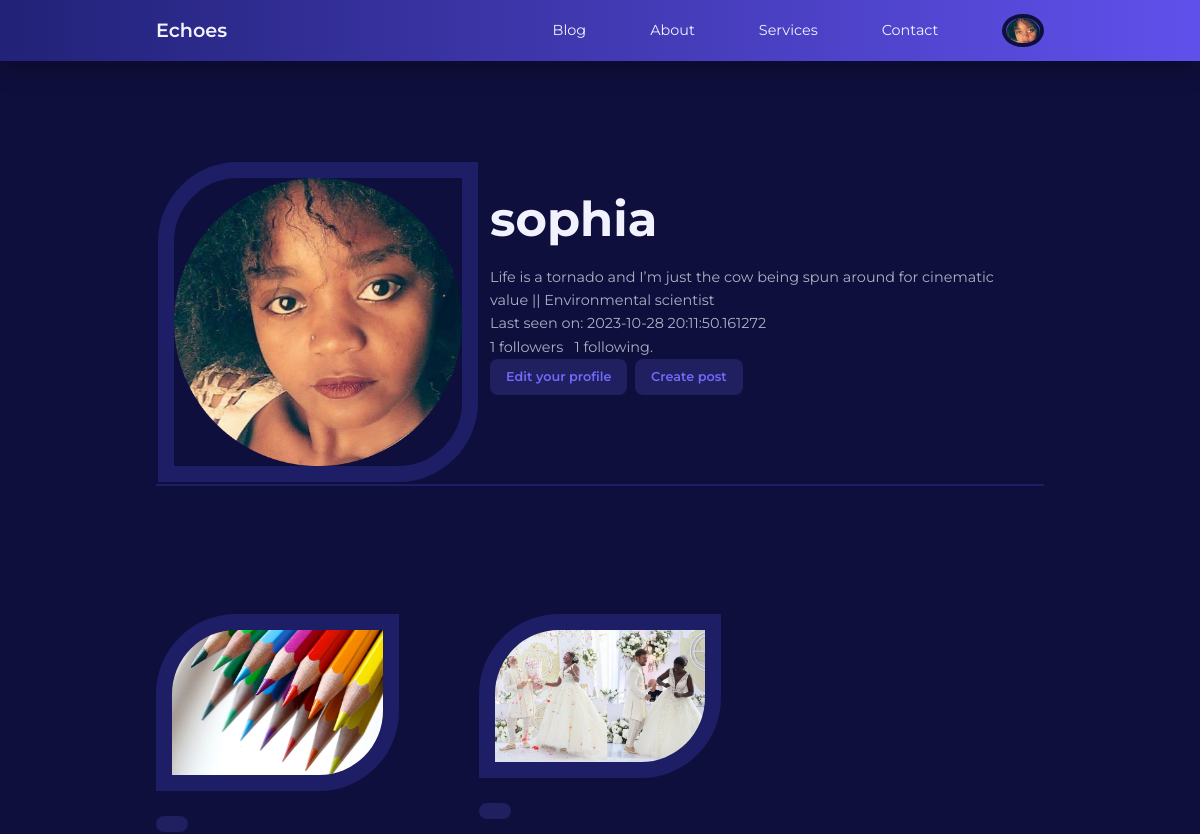
The page /user/sophia (signed in, upper part) on the database as committed earlier.
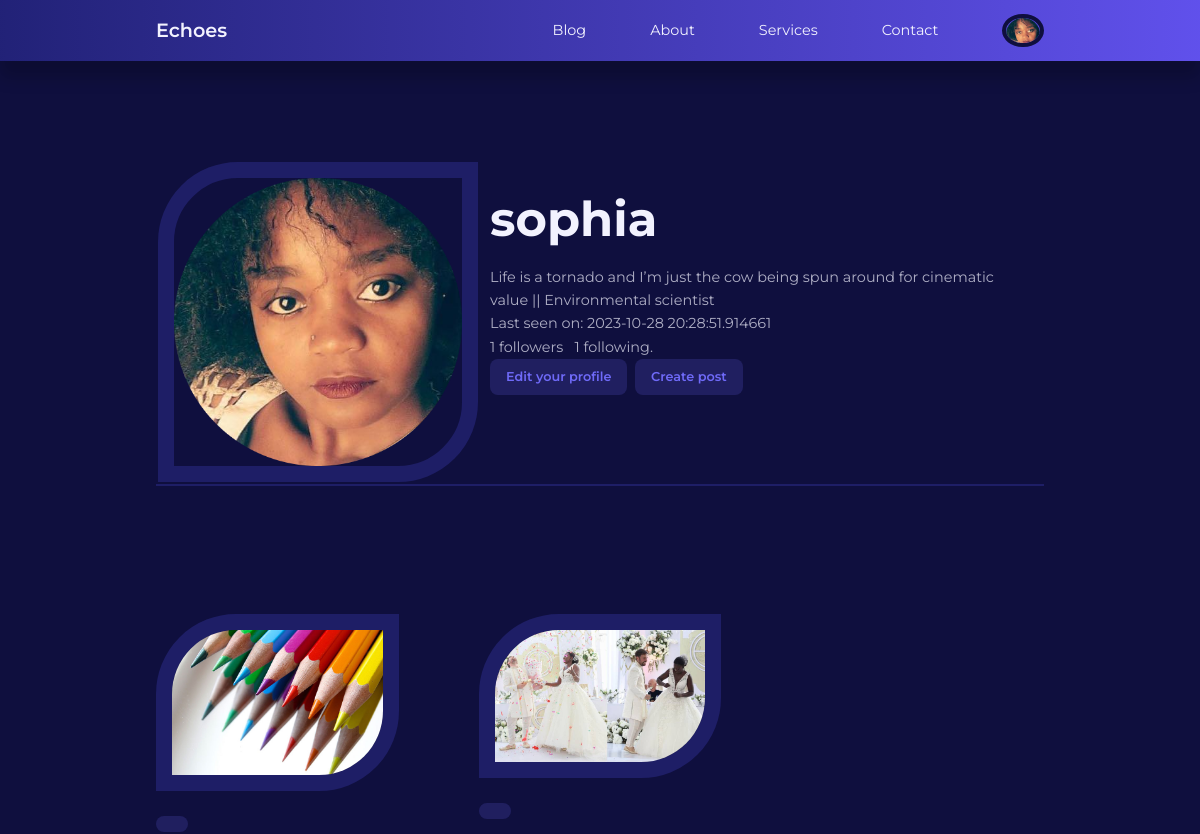
The same page on the database as committed later.
### app/models.py (models this page shows, shortened)
class User(UserMixin, db.Model):
    id = db.Column(db.Integer, primary_key=True)
    username = db.Column(db.String(100), index=True, unique=True)
    email = db.Column(db.String(120), index=True, unique=True)
    password_hash = db.Column(db.String(128))
    role = db.Column(db.String(3))
    picture = db.Column(db.String(120), nullable=True)
    posts = db.relationship('Post', backref='author', lazy='dynamic')
    about_me = db.Column(db.String(140))
    last_seen = db.Column(db.DateTime, default=datetime.utcnow)
    followed = db.relationship(
        'User', secondary=followers,
        primaryjoin=(followers.c.follower_id == id),
        secondaryjoin=(followers.c.followed_id == id),
        backref=db.backref('followers', lazy='dynamic'), lazy='dynamic'
    )

class Post(db.Model):
    id = db.Column(db.Integer, primary_key=True)
    title = db.Column(db.String(120))
    content = db.Column(db.Text)
    image = db.Column(db.String(120), nullable=True)
    timestamp = db.Column(db.DateTime, index=True, default=datetime.utcnow)
    user_id = db.Column(db.Integer, db.ForeignKey('user.id'))

### app/routes.py (the view)
@app.route('/user/<username>') #user
@login_required
def profile(username):
    user = User.query.filter_by(username=username).first_or_404()
    posts = user.posts
    form = EmptyForm()
    return render_template('profile.html', user=user, posts=posts,
                            form=form)

### app/models.py (called while the page is built)
@login.user_loader
def load_user(id):
    return User.query.get(int(id))

### app/routes.py (called while the page is built)
@app.before_request
def before_request():
    if current_user.is_authenticated:
        current_user.last_seen = datetime.utcnow()
        db.session.commit()

### app/templates/profile.html (shortened to what this page needs)
{% extends "base.html" %}
{% block content %}
<div class="container profile__container">
    <table>
        <tr valign="top">
            <td>
                {% if current_user.picture %}
                <img class="display__pic" src="{{ url_for('static', filename='images/' + current_user.picture) }}">
                {% else %}
                <img src="{{ url_for('static', filename='/images/default_profile_pc.png') }}" alt="Default Image">
                {% endif %}
            </td>
            <td class="user__table">
                <h1>{{ user.username }}</h1>
                {% if user.about_me %}<p>{{ user.about_me }}</p>{% endif %}
                {% if user.last_seen %}<p>Last seen on: {{ user.last_seen }}</p>{% endif %}
                <p>{{ user.followers.count() }} followers &nbsp; {{ user.followed.count() }} following.</p>
                {% if user == current_user %}
                <p>
                    <a class="link__button" href="{{ url_for('edit_profile') }}">Edit your profile</a>&nbsp;
                     <a class="link__button" href="{{ url_for('add_post') }}">Create post </a>
                </p>
              {% endif %}
            </td>
        </tr>
    </table>
    </div>
 <div>
    <section class="posts">
    <div class="container posts__container">
        {% for post in posts %}
        <article class="post">
            <div class="post__thumbnail">
                {% if post.image %}
                <img src="{{ url_for('static', filename='images/' + post.image) }}" alt="Post Image">
                {% else %}
                <img src="{{ url_for('static', filename='/images/blog18.jpg') }}" alt="Default Image">
                {% endif %}
            </div>
            <div class="post__info">
                    <a href="category-posts.html" class="category__button">{{ category }}</a>
                </div>
        </article>
        {% endfor %}
    </div>
</section>
{% endblock %}

### app/templates/base.html (shortened to what this page needs)
<!DOCTYPE html>
<html lang="en">
<head>
    <link rel="stylesheet" href="{{ url_for('static', filename='styles/styles.css')}}">
    <link rel="stylesheet" href="https://unicons.iconscout.com/release/v4.0.8/css/line.css">
</head>
<body>
    {% block navbar %}
    <nav>
        <div class="container nav__container">
            <a href="/index" class="nav__logo">Echoes</a>
            <ul class="nav__items">
                <li><a href="{{ url_for('blog') }}">Blog</a></li>
                <li><a href="{{ url_for('about') }}">About</a></li>
                <li><a href="{{ url_for('services') }}">Services</a></li>
                <li><a href="{{ url_for('contact') }}">Contact</a></li>
                {% if current_user.is_anonymous %}
                <li><a href="{{ url_for('signin') }}">Sign In</a></li>
                {% else %}
                <li class="nav__profile">
                    <div class="avatar">
                        <img src="{{ url_for('static', filename='images/' ~ current_user.picture) }}" alt="">
                    </div>
                        {% endif %}
                </li>
            </ul>
        </div>
    </nav>
    {% endblock %}
     {% block content %}
    {% endblock %}
</body>
</html>

### app/static/styles/styles.css (style rules this page uses)
:root { --color-primary: #6f6af8; --color-primary-light: hsl(242, 91%, 69%, 18%); --color-primary-variant: #5854c7; --color-red: #da0f3f; --color-red-light: hsl(346, 87%, 46%, 15%); --color-green: #00c476; --color-green-light: hsl(156, 100%, 38%, 15%); --color-gray-900: #1e1e66; --color-gray-700: #2d2b7c; --color-gray-300: rgba(242, 242, 254, 0.3); --color-gray-200: rgba(242, 242, 254, 0.7); --color-white: #f2f2fe; --color-bg: #0f0f3e; --transition: all 300ms ease; --container-width-lg: 74%; --container-width-md: 88%; --form-width: 40%; --card-border-radius-1: 0.3rem; --card-border-radius-2: 0.5rem; --card-border-radius-3: 0.8rem; --card-border-radius-4: 2rem; --card-border-radius-5: 5rem; }
* { box-sizing: border-box; margin: 0; padding: 0; outline: 0; border: 0; appearance: 0; list-style: none; text-decoration: none; }
body { font-family: 'Montserrat', sans-serif; line-height: 1.6; color: var(--color-gray-200); overflow-x: hidden; background: var(--color-bg); font-size: 0.9rem; }
.container { width: var(--container-width-lg); max-width: 1800px; margin-inline: auto; }
section { margin-top: 3rem; width: 100vw; }
h1, h2, h3, h4, h5 { color: var(--color-white); line-height: 1.3; }
h1 { font-size: 3rem; margin: 1rem 0; }
a { color: var(--color-white); transition: var(--transition); }
img { display: block; width: 100%; object-fit: cover; }
nav { background: linear-gradient(to right, hsl(240, 56%, 30%), hsl(246, 80%, 62%)); width: 100vw; height: 3.8rem; position: fixed; top: 0; z-index: 10; box-shadow: 0 1rem 1rem rgba(0, 0, 0, 0.2); }
.nav__container { height: 100%; display: flex; align-items: center; justify-content: space-between; }
.avatar { width: 2.6rem; height: 2.1rem; border-radius: 50%; overflow: hidden; border: 0.3rem solid var(--color-bg); }
.nav__logo { font-weight: 600; font-size: 1.2rem; }
.nav__items { display: flex; align-items: center; gap: 4rem; }
.nav__profile { position: relative; cursor: pointer; }
.category__button { background: var(--color-primary-light); color: var(--color-primary); display: inline-block; padding: 0.5rem 1rem; border-radius: var(--card-border-radius-2); font-weight: 600; font-size: 0.8rem; text-align: center; }
.post__thumbnail { border-radius: var(--card-border-radius-5) 0; border: 1rem solid var(--color-gray-900); overflow: hidden; margin-bottom: 1.6rem; }
.posts__container { display: grid; grid-template-columns: repeat(3, 1fr); gap: 5rem; margin-bottom: 5rem; margin-top: 8rem; }
.profile__container { margin-top: 10rem; border-bottom: 2px solid var(--color-gray-900); }
.display__pic { border-radius: var(--card-border-radius-5) 0; border: 1rem solid var(--color-gray-900); overflow: hidden; height: 20rem; width: 20rem; }
.link__button { background: var(--color-primary-light); color: var(--color-primary); display: inline-block; padding: 0.5rem 1rem; border-radius: var(--card-border-radius-2); font-weight: 600; font-size: 0.8rem; text-align: center; }
.user__table { padding: 10px; }

Rows that differ between the two databases and show on the page:
changed User "sophia": last_seen "2023-10-28 20:11:50.161272" → "2023-10-28 20:28:51.914661"
